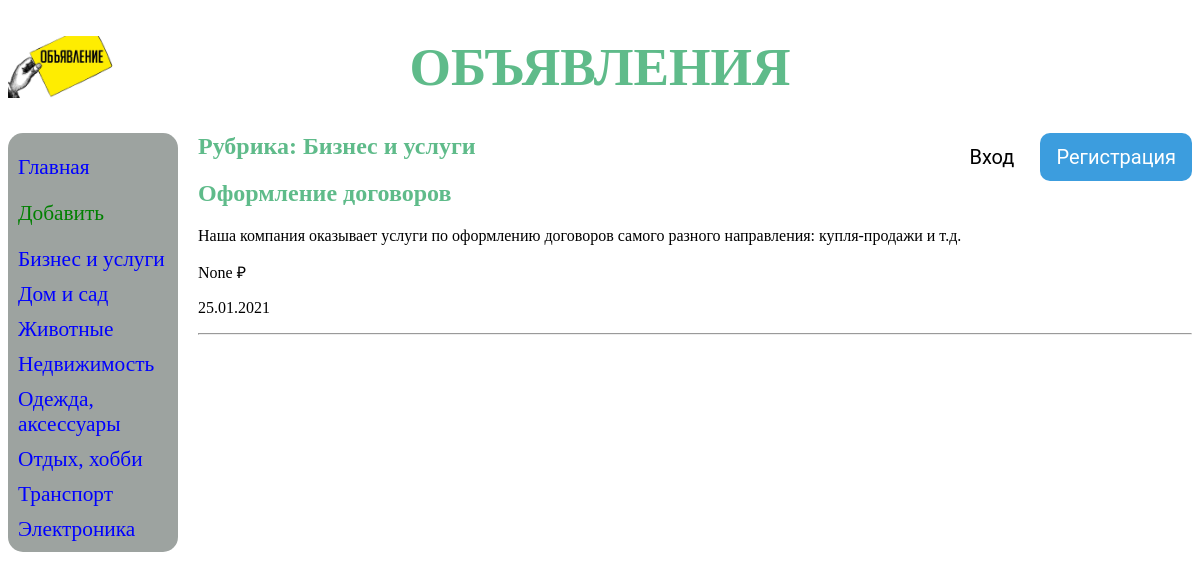
Screenshot of /board/7/ with the database file from the repository.
### board/models.py (models this page shows, shortened)
class Rubric(models.Model):
    name = models.CharField(max_length=20, db_index=True, verbose_name='Название')
    class Meta:
        verbose_name_plural = 'Рубрики'
        verbose_name = 'Рубрика'
        ordering = ['name']

class Board(models.Model):
    title = models.CharField(max_length=50, verbose_name='Товар')
    content = models.TextField(null=True, blank=True, verbose_name='Описание')
    price = models.FloatField(null=True, blank=True, verbose_name='Цена')
    published = models.DateField(auto_now_add=True, db_index=True, verbose_name='Опубликовано')
    rubric = models.ForeignKey('Rubric', null=True, on_delete=models.PROTECT, verbose_name='Рубрика')
    class Meta:
        verbose_name_plural = 'Объявления'
        verbose_name = "Объявление"
        ordering = ['-published']

### board/views.py (the view)
# urls.py: path('<int:rubric_id>/', by_rubric, name='by_rubric'),
def by_rubric(request, rubric_id):
    bs = Board.objects.filter(rubric=rubric_id)
    rubrics = Rubric.objects.all()
    current_rubric = Rubric.objects.get(pk=rubric_id)
    context = {'bs': bs, 'rubrics': rubrics, 'current_rubric': current_rubric}
    return render(request, 'board/by_rubric.html', context)

### board/templates/board/by_rubric.html (shortened to what this page needs)
{% extends "layout/basic.html" %}
{% block content %}
<h2>Рубрика: {{current_rubric.name }}</h2>
{% for b in bs %}
<div>
    <h2>{{ b.title }}</h2>
    <p>{{ b.content }}</p>
    <p>{{ b.price }} &#8381;</p>
    <p>{{ b.published|date:"d.m.Y" }}</p>
    <hr align="left">
</div>
{% endfor %}
{% endblock %}

### board/templates/layout/basic.html (shortened to what this page needs)
<!DOCTYPE html>
{% load static %}
<html lang="en">
<head>
    <link rel="stylesheet" type="text/css" href="{% static 'board/style.css' %}">
</head>
<body>
    <header>
        <h1>Объявления</h1>
    </header>
    <span class="register">
         <a href="{% url 'register' %}">Регистрация</a>
    </span>
    <span class="login">
        <a href="{% url 'login' %}">Вход</a>
    </span>
    <nav>
        <p><a href="{% url 'index' %}">Главная</a></p>
        <p><a class="add" href="{% url 'add' %}">Добавить</a></p>
        {% for rubric in rubrics %}
        <a href="{% url 'by_rubric' rubric.pk %}">{{ rubric.name }}</a>
        {% endfor %}
    </nav>
    <section>
        {% block content %}
        {% endblock %}
    </section>
</body>
</html>

### board/static/board/style.css (style rules this page uses)
html { background-color: white; color: #5fbb8a; }
body { margin-top: 0px; }
header h1 { font-size: 40pt; text-transform: uppercase; text-align: center; background: url("bg.jpg") left / auto 100% no-repeat; }
nav { font-size: 16pt; width: 150px; float: left; background-color: #9da3a0; padding-left: 10px; padding-right: 10px; border-radius: 15px; }
nav a { display: block; text-decoration: none; margin: 10px 0px; color: blue; }
.add { color: green; }
section { margin-left: 190px; }
section p { color: black; }
span { float: right; }
span a { display: inline-block; text-decoration: none; font-size: 20px; font-family: Roboto, sans; text-align: center; cursor: pointer; padding: 12px 16px; border-radius: 10px; }
.login a { margin-right: 10px; border-radius: 10px; color: #000; }
.register a { color: white; border-radius: 10px; background-color: #3c9dde; }

### rows the page displays
Rubric: name "Бизнес и услуги"
Rubric: name "Дом и сад"
Rubric: name "Животные"
Rubric: name "Недвижимость"
Rubric: name "Одежда, аксессуары"
Rubric: name "Отдых, хобби"
Rubric: name "Транспорт"
Rubric: name "Электроника"
Board: title "Оформление договоров", content "Наша компания оказывает услуги по оформлению договоров самого разного направления: купля-продажи и т.д.", price "None", published "25.01.2021"
